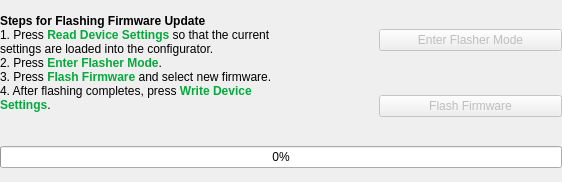
<?xml version="1.0" encoding="UTF-8"?>
<ui version="4.0">
 <class>Flasher</class>
 <widget class="QWidget" name="Flasher">
  <property name="geometry">
   <rect>
    <x>0</x>
    <y>0</y>
    <width>562</width>
    <height>182</height>
   </rect>
  </property>
  <property name="windowTitle">
   <string>Form</string>
  </property>
  <layout class="QGridLayout" name="gridLayout" columnstretch="3,1,2">
   <property name="leftMargin">
    <number>0</number>
   </property>
   <property name="topMargin">
    <number>0</number>
   </property>
   <property name="rightMargin">
    <number>0</number>
   </property>
   <property name="bottomMargin">
    <number>0</number>
   </property>
   <item row="0" column="0" rowspan="2">
    <widget class="QLabel" name="label_FlashingSteps">
     <property name="textFormat">
      <enum>Qt::RichText</enum>
     </property>
     <property name="text">
      <string>&lt;b&gt;Steps for Flashing Firmware Update&lt;/b&gt;&lt;br&gt;1. Press &lt;span style=&quot;color:#05AA3D;&quot;&gt;&lt;b&gt;Read Device Settings&lt;/b&gt;&lt;/span&gt; so that the current settings are loaded into the configurator.&lt;br&gt;2. Press &lt;span style=&quot;color:#05AA3D;&quot;&gt;&lt;b&gt;Enter Flasher Mode&lt;/b&gt;&lt;/span&gt;.&lt;br&gt;3. Press &lt;span style=&quot;color:#05AA3D;&quot;&gt;&lt;b&gt;Flash Firmware&lt;/b&gt;&lt;/span&gt; and select new firmware.&lt;br&gt;4. After flashing completes, press &lt;span style=&quot;color:#05AA3D;&quot;&gt;&lt;b&gt;Write Device Settings&lt;/b&gt;&lt;/span&gt;.</string>
     </property>
     <property name="wordWrap">
      <bool>true</bool>
     </property>
     <property name="alignment">
      <set>Qt::AlignLeading|Qt::AlignLeft|Qt::AlignTop</set>
     </property>
     <property name="margin">
      <number>6</number>
     </property>
    </widget>
   </item>
   <item row="0" column="1">
    <spacer name="horizontalSpacer_TextButtons">
     <property name="orientation">
      <enum>Qt::Horizontal</enum>
     </property>
     <property name="sizeHint" stdset="0">
      <size>
       <width>24</width>
       <height>20</height>
      </size>
     </property>
    </spacer>
   </item>
   <item row="0" column="2">
    <widget class="QPushButton" name="pushButton_FlasherMode">
     <property name="enabled">
      <bool>false</bool>
     </property>
     <property name="sizePolicy">
      <sizepolicy hsizetype="Minimum" vsizetype="Fixed">
       <horstretch>0</horstretch>
       <verstretch>0</verstretch>
      </sizepolicy>
     </property>
     <property name="text">
      <string>Enter Flasher Mode</string>
     </property>
    </widget>
   </item>
   <item row="1" column="2">
    <widget class="QPushButton" name="pushButton_FlashFirmware">
     <property name="enabled">
      <bool>false</bool>
     </property>
     <property name="sizePolicy">
      <sizepolicy hsizetype="Minimum" vsizetype="Fixed">
       <horstretch>0</horstretch>
       <verstretch>0</verstretch>
      </sizepolicy>
     </property>
     <property name="text">
      <string>Flash Firmware</string>
     </property>
    </widget>
   </item>
   <item row="2" column="0" colspan="3">
    <widget class="QProgressBar" name="progressBar_Flash">
     <property name="sizePolicy">
      <sizepolicy hsizetype="Expanding" vsizetype="Fixed">
       <horstretch>0</horstretch>
       <verstretch>0</verstretch>
      </sizepolicy>
     </property>
     <property name="value">
      <number>0</number>
     </property>
     <property name="alignment">
      <set>Qt::AlignCenter</set>
     </property>
    </widget>
   </item>
  </layout>
 </widget>
 <resources/>
 <connections/>
</ui>
